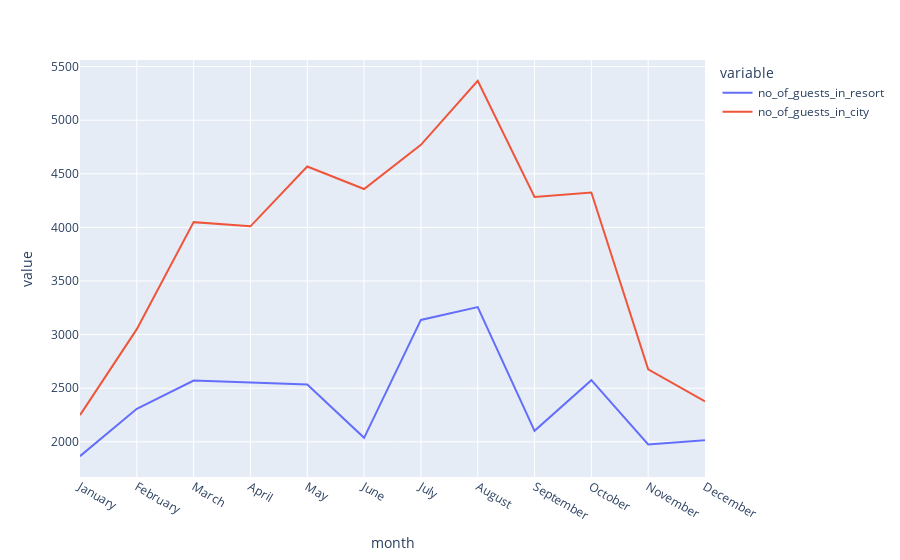

Notebook code for this chart:
### Code cell
px.line(data_frame=final_rush,x='month',y=['no_of_guests_in_resort','no_of_guests_in_city'])

### Figure 1 — Plotly figure (JSON) as saved in the notebook; plotly's stock layout.template omitted (floating-point values rounded to 4 significant figures)
{"data": [{"hovertemplate": "variable=no_of_guests_in_resort<br>month=%{x}<br>value=%{y}<extra></extra>", "legendgroup": "no_of_guests_in_resort", "line": {"color": "#636efa", "dash": "solid"}, "marker": {"symbol": "circle"}, "mode": "lines", "name": "no_of_guests_in_resort", "orientation": "v", "showlegend": true, "type": "scatter", "x": ["January", "February", "March", "April", "May", "June", "July", "August", "September", "October", "November", "December"], "xaxis": "x", "y": [1866, 2308, 2571, 2550, 2535, 2037, 3137, 3257, 2102, 2575, 1975, 2014], "yaxis": "y"}, {"hovertemplate": "variable=no_of_guests_in_city<br>month=%{x}<br>value=%{y}<extra></extra>", "legendgroup": "no_of_guests_in_city", "line": {"color": "#EF553B", "dash": "solid"}, "marker": {"symbol": "circle"}, "mode": "lines", "name": "no_of_guests_in_city", "orientation": "v", "showlegend": true, "type": "scatter", "x": ["January", "February", "March", "April", "May", "June", "July", "August", "September", "October", "November", "December"], "xaxis": "x", "y": [2249, 3051, 4049, 4010, 4568, 4358, 4770, 5367, 4283, 4326, 2676, 2377], "yaxis": "y"}], "layout": {"legend": {"title": {"text": "variable"}, "tracegroupgap": 0}, "margin": {"t": 60}, "xaxis": {"anchor": "y", "domain": [0, 1], "title": {"text": "month"}}, "yaxis": {"anchor": "x", "domain": [0, 1], "title": {"text": "value"}}}}
